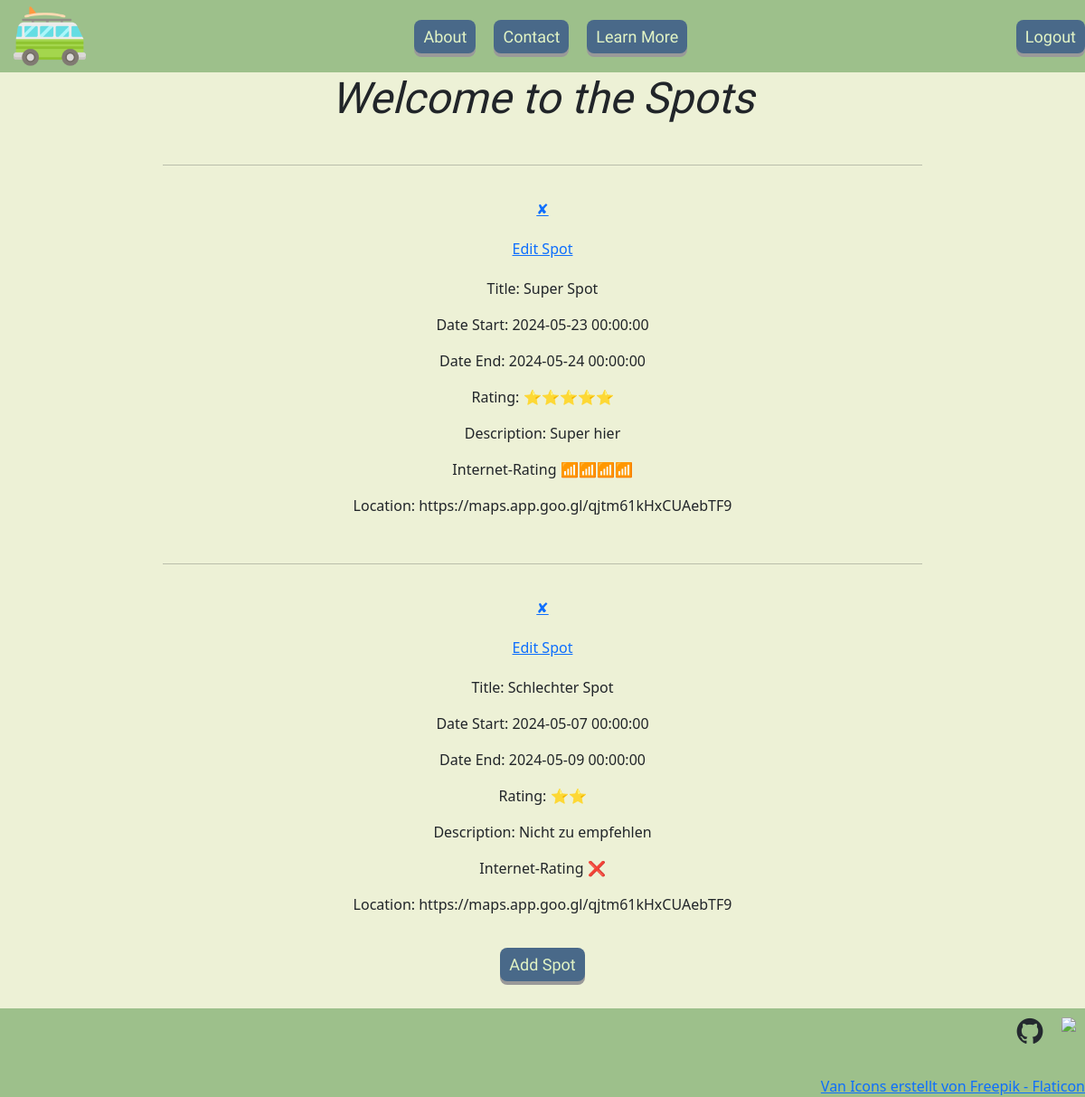
The app's page /spots (signed in) with its own data.
### main.py (models this page shows)
class Spots(db.Model):
    __tablename__ = "spots"
    id: Mapped[int] = mapped_column(Integer, primary_key=True)
    title: Mapped[str] = mapped_column(String(250), unique=True, nullable=False)
    date_start: Mapped[datetime.date] = mapped_column(DateTime(), nullable=False)
    date_end: Mapped[datetime.date] = mapped_column(DateTime(), nullable=False)
    rating: Mapped[str] =mapped_column(Integer, nullable=False)
    description: Mapped[str] = mapped_column(String(500), nullable=False)
    internet_rating: Mapped[str] = mapped_column(Integer, nullable=False)
    location: Mapped[str] = mapped_column(String(250), nullable=False)

### main.py (the view)
@app.route("/spots")
def spots():
    spots = db.session.execute(db.select(Spots)).scalars().all()
    return render_template("spots.html", title="Spots", all_spots=spots)

### main.py (called while the page is built)
@login_manager.user_loader
def load_user(user_id):
    return db.session.execute(db.select(User).where(User.id == user_id)).scalar()

### templates/spots.html
{% include "header.html" %}
<div class="content-container">
    <h1>Welcome to the Spots</h1>
    {% for spot in all_spots %}
    <hr>
    {% if current_user.is_authenticated %}
    <a href="{{url_for('delete_post', spot_id=spot.id) }}">✘</a>
    <a href="{{url_for('edit_spot', spot_id=spot.id)}}">Edit Spot</a>
    {% endif %}
    <div class="post-preview">
        <p>Title: {{spot.title}}</p>
        <p>Date Start: {{spot.date_start}}</p>
        <p>Date End: {{spot.date_end}}</p>
        <p>Rating: {{spot.rating}}</p>
        <p>Description: {{spot.description}}</p>
        <p>Internet-Rating {{spot.internet_rating}}</p>
        <p>Location: {{spot.location}}</p>
    </div>
    {% endfor %}
    {% if current_user.is_authenticated %}
    <div>
        <a href="{{ url_for('add_spot') }}"><button class="button_blue">Add Spot</button></a>
    </div>
    {% endif %}
</div>
{% include "footer.html" %}

### static/css/styles.css (style rules this page uses)
body { background-color: #EDF1D6; margin: 0; padding: 0; }
h1 { text-align: center; font-family: "Sedan", serif; font-weight: 400; font-style: italic; font-size: 3rem; }
.content-container { display: flex; flex-direction: column; width: 100%; text-align: center; align-items: center; justify-content: center; gap: 20px; }
.content-container > * { align-items: center; width: 70%; }
button { transition-duration: 0.4s; }
.button_blue { background-color: rgb(73, 105, 137); border: none; font-size: 18px; font-family: "Sedan", serif; padding: 5px 10px; color: rgb(226, 244, 197); border-radius: 8px; box-shadow: 0 4px #999; }

### records on screen
Spots: title "Super Spot", date_start "2024-05-23 00:00:00", date_end "2024-05-24 00:00:00", rating "⭐⭐⭐⭐⭐", description "Super hier", internet_rating "📶📶📶📶", location "https://maps.app.goo.gl/qjtm61kHxCUAebTF9"
Spots: title "Schlechter Spot", date_start "2024-05-07 00:00:00", date_end "2024-05-09 00:00:00", rating "⭐⭐", description "Nicht zu empfehlen", internet_rating "❌", location "https://maps.app.goo.gl/qjtm61kHxCUAebTF9"
